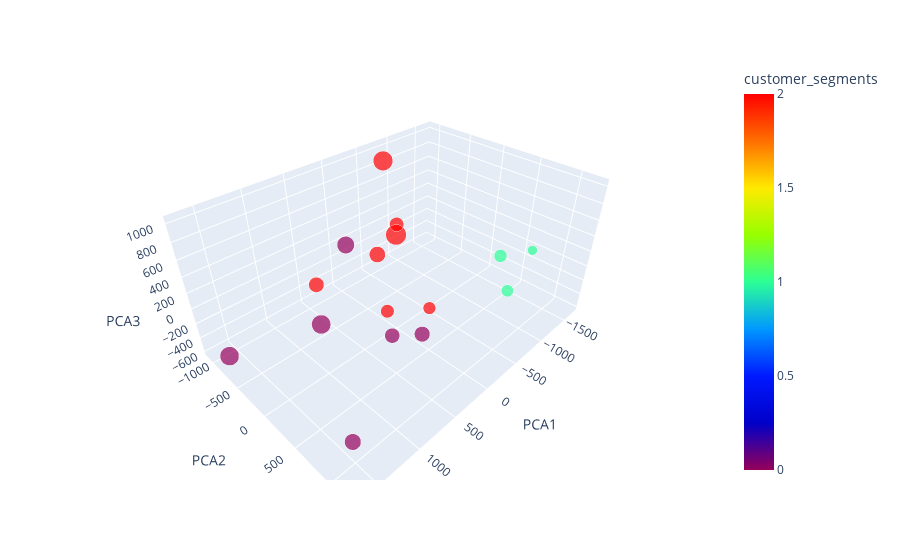

Notebook source saved alongside this figure:
### Code cell
import plotly.express as px

pcaPriceDfPredictionsPlot = spendPcaDf_pred.reset_index()
# fig = px.scatter_3d(spendPcaDf_pred, x="Cereals and bakery products Average Change", y="Fruits and vegetables Average Change", z="Meats, poultry, fish, and eggs Average Change",size = 'Average Change',
#                     color='customer_segments',color_continuous_scale= px.colors.sequential.Rainbow,hover_name='City')
fig = px.scatter_3d(spendPcaDf_pred, x="PCA1", y="PCA2", z="PCA3",size = 'Average Change',
                    color='customer_segments',color_continuous_scale= px.colors.sequential.Rainbow,hover_name='City')

fig.show()

### Figure 1 — Plotly figure (JSON) as saved in the notebook; plotly's stock layout.template omitted (floating-point values rounded to 4 significant figures)
{"data": [{"hovertemplate": "<b>%{hovertext}</b><br><br>PCA1=%{x}<br>PCA2=%{y}<br>PCA3=%{z}<br>Average Change=%{marker.size}<br>customer_segments=%{marker.color}<extra></extra>", "hovertext": ["Chicago", "Detroit", "Minneapolis-St.Paul", "New York", "Philadelphia", "Washington, D.C.", "Baltimore", "Atlanta", "Miami", "Dallas-Fort Worth", "Houston", "Los Angeles", "San Francisco", "San Diego", "Seattle", "Phoenix"], "legendgroup": "", "marker": {"color": [0, 2, 0, 2, 2, 0, 2, 2, 2, 1, 1, 2, 0, 0, 0, 1], "coloraxis": "coloraxis", "size": [2.898, 2.024, 3.127, 3.009, 3.326, 4.704, 5.453, 4.962, 2.604, 2.155, 1.219, 2.321, 4.676, 3.906, 3.512, 1.904], "sizemode": "area", "sizeref": 0.01363, "symbol": "circle"}, "mode": "markers", "name": "", "scene": "scene", "showlegend": false, "type": "scatter3d", "x": [322.8, -302.4, 413.1, 369.4, 149.0, 973.3, -205.6, -544.7, -1080.0, -1469.0, -1671.0, -91.74, 1659.0, 814.6, 1680.0, -1016.0], "y": [253.6, 221.6, 761.8, -1007.0, -138.1, -86.21, -219.8, -768.7, -1100.0, 337.9, 646.0, -258.0, -841.7, 199.5, 1228.0, 771.1], "z": [-388.7, -391.6, 20.11, -353.6, 386.4, -35.41, 440.2, 1028.0, -150.2, -168.5, -38.08, -597.8, -523.4, 955.2, 49.32, -231.8]}], "layout": {"coloraxis": {"colorbar": {"title": {"text": "customer_segments"}}, "colorscale": [[0, "rgb(150,0,90)"], [0.125, "rgb(0,0,200)"], [0.25, "rgb(0,25,255)"], [0.375, "rgb(0,152,255)"], [0.5, "rgb(44,255,150)"], [0.625, "rgb(151,255,0)"], [0.75, "rgb(255,234,0)"], [0.875, "rgb(255,111,0)"], [1, "rgb(255,0,0)"]]}, "legend": {"itemsizing": "constant", "tracegroupgap": 0}, "margin": {"t": 60}, "scene": {"domain": {"x": [0, 1], "y": [0, 1]}, "xaxis": {"title": {"text": "PCA1"}}, "yaxis": {"title": {"text": "PCA2"}}, "zaxis": {"title": {"text": "PCA3"}}}}}
